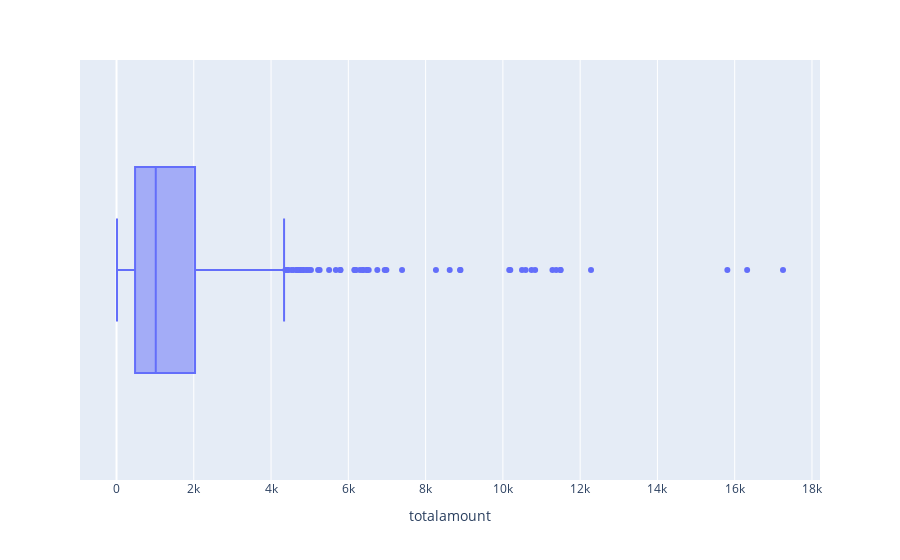

Here is the notebook cell this chart was saved with:
### Code cell
px.box(data_frame=orders, x='totalamount')

### Figure 1 — Plotly figure (JSON) as saved in the notebook; plotly's stock layout.template omitted (floating-point values rounded to 4 significant figures; data arrays with more than 128 entries replaced by an {"elided": "..."} marker saying what was removed)
{"data": [{"alignmentgroup": "True", "hovertemplate": "totalamount=%{x}<extra></extra>", "legendgroup": "", "marker": {"color": "#636efa"}, "name": "", "notched": false, "offsetgroup": "", "orientation": "h", "showlegend": false, "type": "box", "x": {"elided": "830 float values"}, "x0": " ", "xaxis": "x", "y0": " ", "yaxis": "y"}], "layout": {"boxmode": "group", "legend": {"tracegroupgap": 0}, "margin": {"t": 60}, "xaxis": {"anchor": "y", "domain": [0, 1], "title": {"text": "totalamount"}}, "yaxis": {"anchor": "x", "domain": [0, 1]}}}
